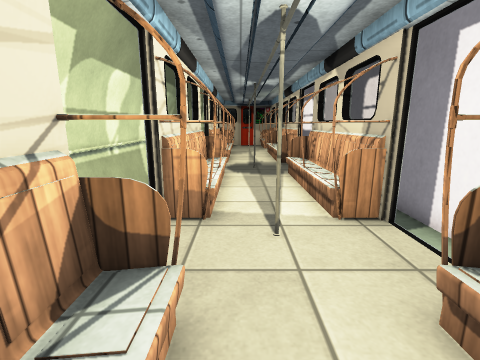
view 1 (above)

15 first-person views from a walk through a scene from a Unity 3-D project. The camera is 1.2 m above the floor, tilts 12° down and sees 85° across. Doors are open. The floor is counted in squares, 0.5 m on a side. Each view is taken from the middle of a square. On the plan, view 1 faces up. The plan holds only what a view shows up to about 18 squares ahead; the rest is blank. The place goes on beyond the plan. The player character is not drawn. Some animated figures are not drawn. Some surface patterns are stand-ins.

view 2
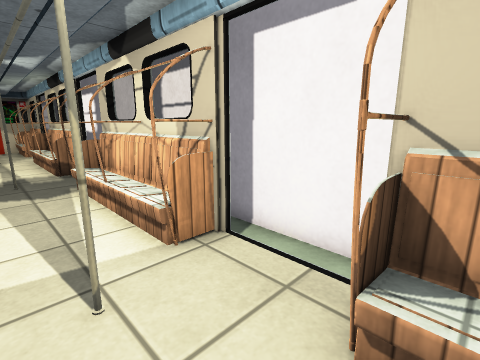

view 3
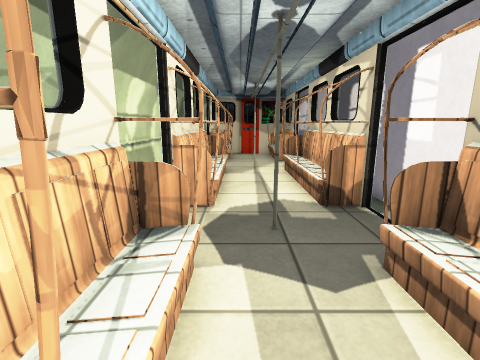

view 4
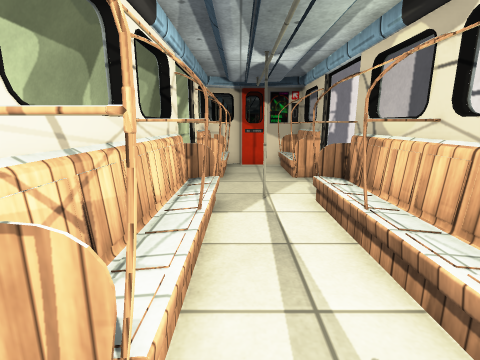

view 5
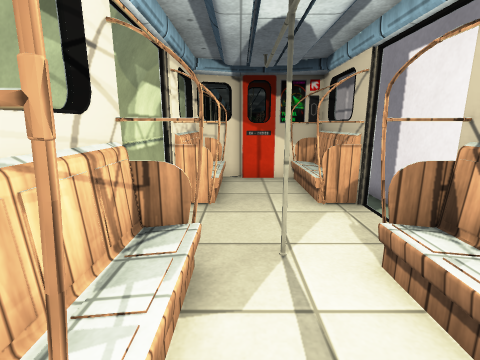

view 6
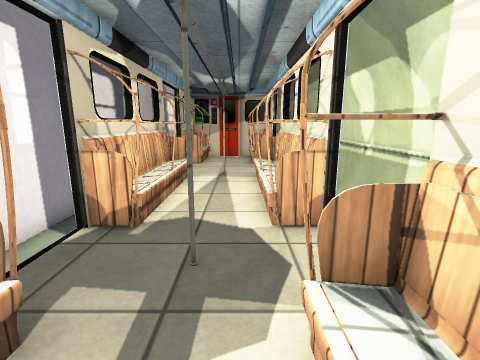

view 7
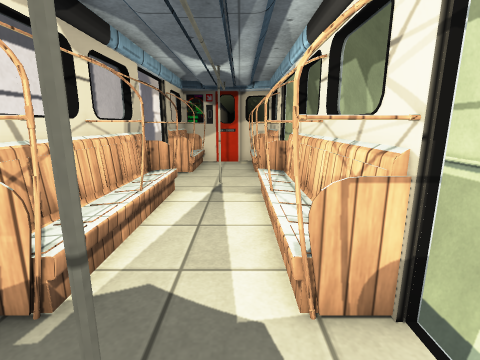

view 8
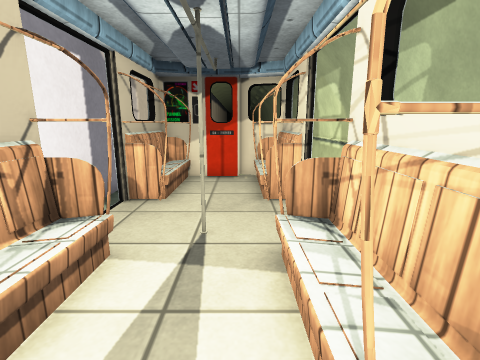

view 9
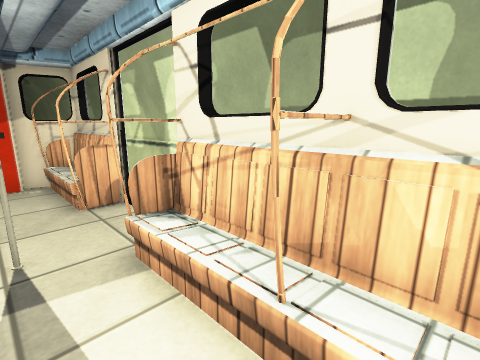

view 10
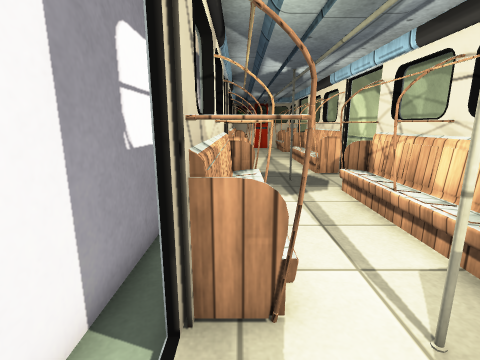

view 11
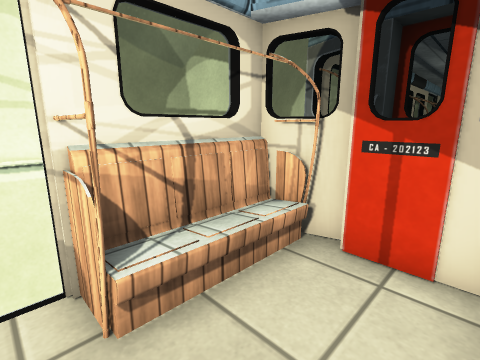

view 12
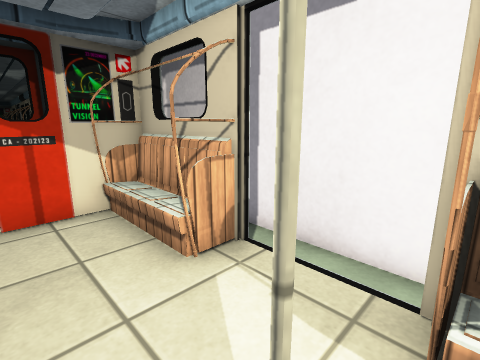

view 13
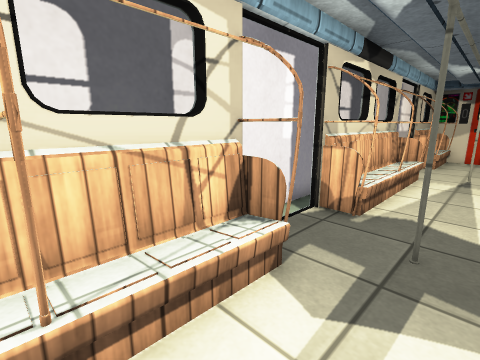

view 14
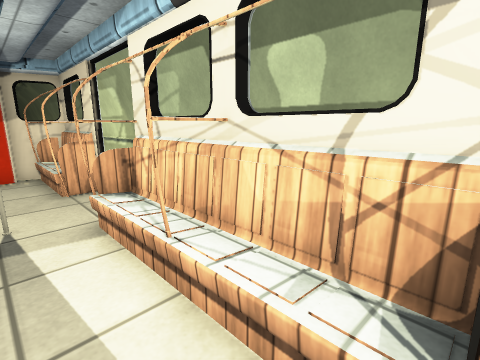

view 15
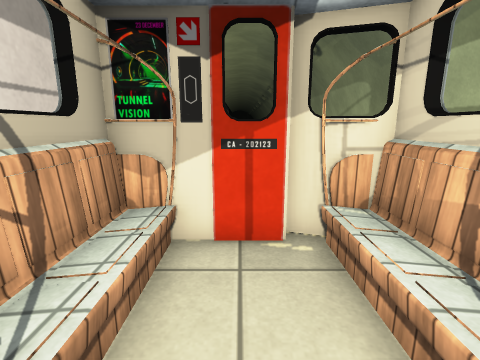

### Floor plan
Key: @ floor where view 1 was taken; # wall or solid block; . floor; D open door; = window, fence, low wall or low ledge; v drop or lower ground; O other object.
Columns run from 4 left of view 1 to 5 right of it. Each row starts with its distance up from view 1.
 33 O ###
 32 O  v#
 31 O ######
 30 O ##...#
 29 O ##...##
 28 O ##...###
 27 O ##...=##
 26 O D.....D#
 25 O D.....D#
 24 O  ..#..D#
 23 O ##...=##
 22 O ##...###
 21 O ##...##
 20 O ##...#
 19 O ##...#
 18 O ##...##
 17 O ##...###
 16 O D#...=D#
 15 O D..#..D#
 14 O D.....D#
 13 O ##...=##
 12 O ##...###
 11 O ##...##
 10 O ##...#
  9 O ##...#
  8 O ##...##
  7 O ##...###
  6 O D#...=D#
  5 O D..#..D#
  4 O D.....D#
  3 O D#...=D#
  2 O ##...###
  1 O ##...##
  0 O ##@..##
 -1 O ###=####
 -2 O   #    #
 -3 O        #

Where each view was taken, in squares from view 1:
view 1: 0 up, 0 right, facing up
view 2: 2 up, 0 right, facing up-right
view 3: 9 up, 0 right, facing up
view 4: 15 up, 0 right, facing up
view 5: 19 up, 0 right, facing up
view 6: 19 up, 0 right, facing down
view 7: 16 up, 0 right, facing down
view 8: 11 up, 0 right, facing down
view 9: 11 up, 1 right, facing down-left
view 10: 26 up, 3 right, facing down
view 11: 26 up, 2 right, facing up-left
view 12: 23 up, 0 right, facing up-right
view 13: 20 up, 0 right, facing down-right
view 14: 13 up, 1 right, facing down-left
view 15: 4 up, 1 right, facing down
